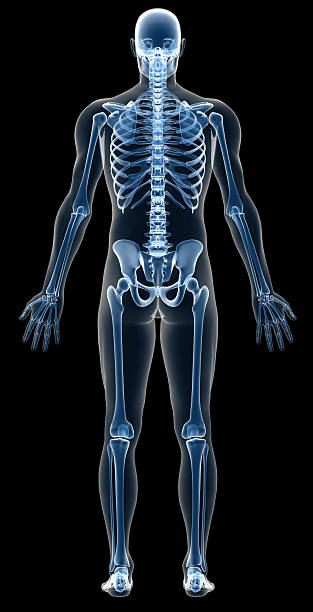
#> input picture img/body_bones_scan.jpg, 313 x 612 px, found by its file name
$ python Example_lopT2_17_11_25_locSobel.py
#> lines starting #> are read from the running program, lines starting #| are printed output that depends on the picture
import cv2
import matplotlib.pyplot as plt
import numpy as np
import scipy.signal as sci

# a) đọc ảnh
img_a = cv2.imread("img/body_bones_scan.jpg", 0)
#> img_a: shape (612, 313); min 0, max 255, mean 27.3
img_a = np.array(img_a, 'float')

# b) Áp dụng bộ lọc Laplacian
laplacian_kernel = np.array([[0, 1, 0],
                             [1, -4, 1],
                             [0, 1, 0]])
img_b = sci.convolve2d(img_a, laplacian_kernel, mode='same')

# c) Cộng a,b
img_c = img_a + img_b
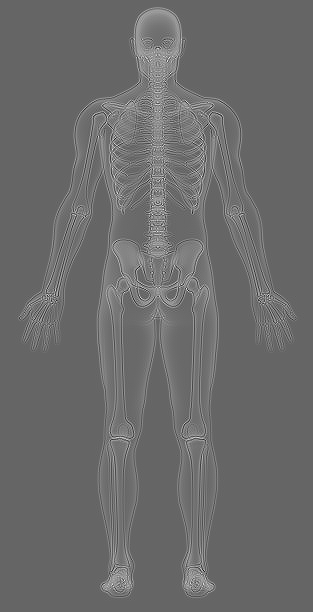
#> img_c: shape (612, 313) float64; min -434, max 657, mean 27.3; drawn with min black and max white
img_c = np.clip(img_c, 0, 255) # giới hạn gt
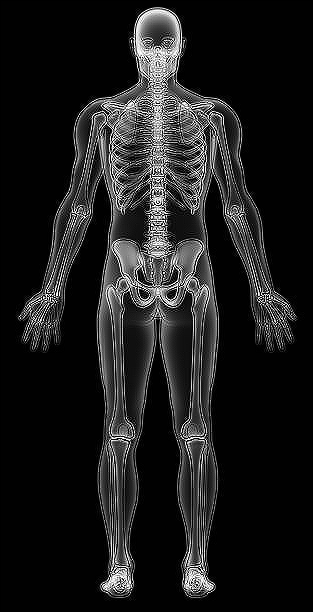
#> img_c: shape (612, 313) float64; min 0, max 255, mean 29.3

# d) Tính Gradient Sobel của a
kx = np.array([[-1, 0, 1],
               [-2, 0, 2],
               [-1, 0, 1]])
ky = np.flip(kx.T, axis=0)
imGx = sci.convolve2d(img_a, kx, mode='same')
imGy = sci.convolve2d(img_a, ky, mode='same')
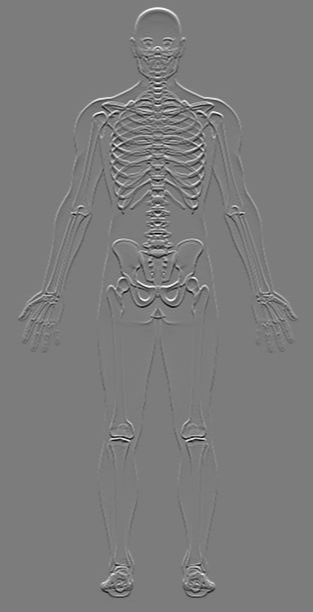
#> imGy: shape (612, 313) float64; min -968, max 1016, mean 0; drawn with min black and max white
img_d = np.sqrt(np.square(imGx) + np.square(imGy))

# e)Làm trơn
box_filter_5x5 = np.ones((5, 5)) / 25
img_e = sci.convolve2d(img_d, box_filter_5x5, mode='same')
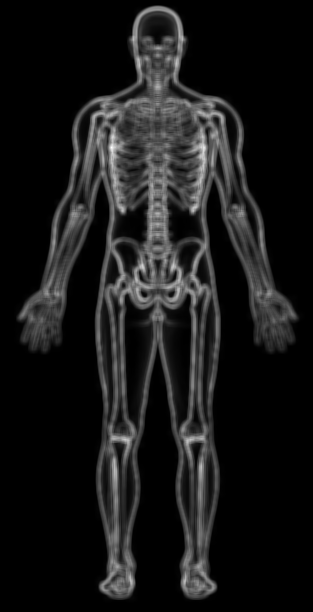
#> img_e: shape (612, 313) float64; min 0, max 771, mean 74.4; drawn with min black and max white

#  Ảnh mặt nạ = tích của (b) và (e)
# Chuẩn hóa ve [0,1]
img_b_norm = (img_b - img_b.min()) / (img_b.max() - img_b.min() + 1e-10)
img_e_norm = (img_e - img_e.min()) / (img_e.max() - img_e.min() + 1e-10)
img_f = img_b_norm * img_e_norm
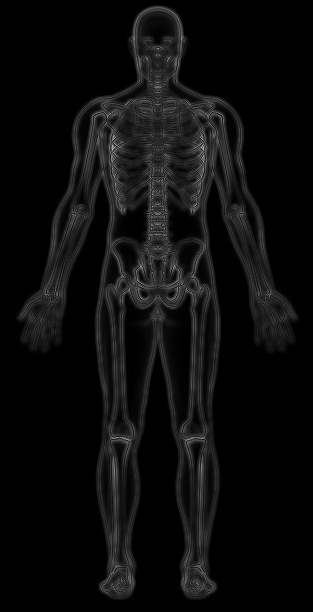
#> img_f: shape (612, 313) float64; min 0, max 0.85, mean 0.0488

# (g) Ảnh làm sắc nét = a + f
# Chuyển đổi mặt nạ về phạm vi phù hợp
img_f_scaled = img_f * 255 # chuyển đổi ve [0,255]
img_g = img_a + img_f_scaled
img_g = np.clip(img_g, 0, 255) # giới hạn gt
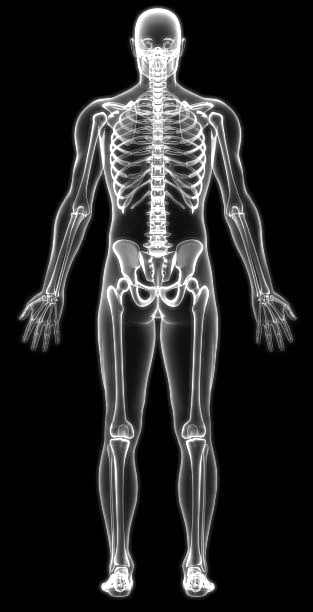
#> img_g: shape (612, 313) float64; min 0.304, max 255, mean 39.3

# (h) Biến đổi lũy thừa (hiệu chỉnh gamma)
gamma = 0.5
img_g_norm = img_g / 255.0
img_h = np.power(img_g_norm, gamma) * 255
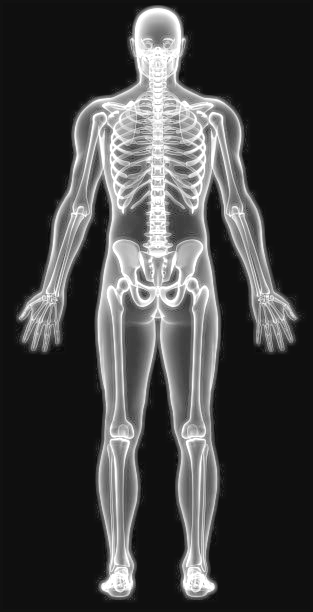
#> img_h: shape (612, 313) float64; min 8.8, max 255, mean 67.4
img_h = np.clip(img_h, 0, 255) # giới hạn gt

# Hiển thị kết quả
plt.figure(dpi=150, figsize=(10, 8))

# Hàng 1: (a), (b), (c), (d)
plt.subplot(2, 4, 1)
plt.imshow(img_a, cmap="gray")
plt.axis("off")
plt.title("(a) Ảnh gốc", fontsize=5)

plt.subplot(2, 4, 2)
plt.imshow(img_b, cmap="gray")
plt.axis("off")
plt.title("(b) Laplacian", fontsize=5)

plt.subplot(2, 4, 3)
plt.imshow(img_c, cmap="gray")
plt.axis("off")
plt.title("(c) Làm sắc nét", fontsize=5)

plt.subplot(2, 4, 4)
plt.imshow(img_d, cmap="gray")
plt.axis("off")
plt.title("(d) Gradient Sobel", fontsize=5)

# Hàng 2: (e), (f), (g), (h)
plt.subplot(2, 4, 5)
plt.imshow(img_e, cmap="gray")
plt.axis("off")
plt.title("(e) Sobel d", fontsize=5)

plt.subplot(2, 4, 6)
plt.imshow(img_f, cmap="gray")
plt.axis("off")
plt.title("(f) Mặt nạ b*e", fontsize=5)

plt.subplot(2, 4, 7)
plt.imshow(img_g, cmap="gray")
plt.axis("off")
plt.title("(g) Làm sắc nét a+f", fontsize=5)

plt.subplot(2, 4, 8)
plt.imshow(img_h, cmap="gray")
plt.axis("off")
plt.title("(h) Biến đổi lũy grama ", fontsize=5)

plt.tight_layout()
plt.show()
